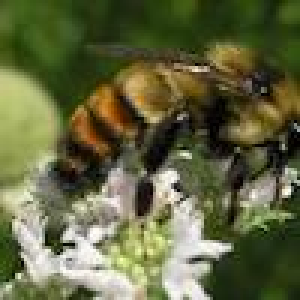
#> input picture bees1.png, 100 x 100 px, found by its file name (shown 3 times larger)
$ jupyter execute na-ve-bees-image-processing-with-pil.ipynb   (shell and % lines are left out)
#> lines starting #> are read from the running program, lines starting #| are printed output that depends on the picture
<a href="https://www.kaggle.com/code/tusharaggarwal27/na-ve-bees-image-processing-with-pil?scriptVersionId=124032944" target="_blank"></a>

<div style="color:white;
           display:fill;
           border-radius:2px;
           background-color:#F5DEB3;
           font-size:250%;
           font-family:Verdana;
           letter-spacing:0.5px">
<p style="padding: 10px;
          text-align: center;
          font-size:150%;
          color:blue;">
           🐝🍯Naïve Bees🐝🍯Learn Image Processing with PIL (Python Imaging Library)🐝🍯
</p>
<style>
        h1{text-align: center;}
 </style>

</div>

<div style="color:black;
           display:fill;
           border-radius:10px;
           background-color:orange;
           font-size:120%;
           font-family:Helvetica, Sans-Serif;
           letter-spacing:0.5px">

<p style="padding: 20px;
          text-align: center;
          color:black;">
Follow me on:

🔗 github.com/tushar2704

🔗medium.com/@tushar_aggarwal

 🔗kaggle.com/tusharaggarwal27

🔗linkedin.com/in/tusharaggarwalinseec

</p>

<div style="color:black;
           display:fill;
           border-radius:10px;
           background-color:skyblue;
           font-size:120%;
           font-family:Helvetica, Sans-Serif;
           letter-spacing:0.5px">

<p style="padding: 10px;
          text-align: left;
          color:black;">
🐝🍯Can a machine distinguish between a honey bee and a bumble bee? Being able to identify bee species from images, while challenging, would allow researchers to more quickly and effectively collect field data. In this Notebook, I will show you how to use the Python image library Pillow to load and manipulate image data also you'll learn common transformations of images and how to build them into a pipeline.

 Note:I completely brewed this notebbok from cratch, if you learn from it please upvote and cite me if sharing on other platforms.🐝🍯

</p>

<div style="color:white;
           display:fill;
           border-radius:5px;
           background-color:skyblue;
           font-size:111%;
           font-family:Helvetica, Sans-Serif;
           letter-spacing:0.5px">

<p style="padding: 10px;
          text-align: center;
          color:black;">
<p>
<em>A honey bee.</em></p>
<p>The question at hand is: can a machine identify a bee as a honey bee or a bumble bee? These bees have different <a href="http://bumblebeeconservation.org/about-bees/faqs/honeybees-vs-bumblebees/">behaviors and appearances</a>, but given the variety of backgrounds, positions, and image resolutions it can be a challenge for machines to tell them apart.</p>
<p>Being able to identify bee species from images is a task that ultimately would allow researchers to more quickly and effectively collect field data. Pollinating bees have critical roles in both ecology and agriculture, and diseases like <a href="http://news.harvard.edu/gazette/story/2015/07/pesticide-found-in-70-percent-of-massachusetts-honey-samples/">colony collapse disorder</a> threaten these species. Identifying different species of bees in the wild means that we can better understand the prevalence and growth of these important insects.</p>
<p>
<em>A bumble bee.</em></p>
</p>

<div style="color:white;
           display:fill;
           border-radius:5px;
           background-color:orange;
           font-size:120%;
           font-family:Helvetica, Sans-Serif;
           letter-spacing:0.5px">

<p style="padding: 10px;
          text-align: center;
          color:black;">
Importing the required libraries

</p>

[cell 1]
from pathlib import Path # Used to change filepaths
# We set up matplotlib, pandas, and the display function
import matplotlib.pyplot as plt
from IPython.display import display
import pandas as pd
import numpy as np

from PIL import Image # import Image from PIL so we can use it later

<div style="color:white;
           display:fill;
           border-radius:5px;
           background-color:orange;
           font-size:120%;
           font-family:Helvetica, Sans-Serif;
           letter-spacing:0.5px">

<p style="padding: 10px;
          text-align: center;
          color:black;">
Generating the test_data

</p>

[cell 2]
test_data= np.random.beta(1,1, size=(100, 100, 3))

# displaying the test_data
plt.imshow(test_data)
#> (this line was passed over: IPython is not available in this run)

<div style="color:black;
           display:fill;
           border-radius:2px;
           background-color:#F5DEB3;
           font-size:111%;
           font-family:Helvetica, Sans-Serif;
           letter-spacing:0.5px">
<p style="padding: 10px;
          text-align: center;
          font-size:111%;
          color:blue;">
           Now that we have all of our imports ready, it is time to work with some real images.

Pillow is a very flexible image loading and manipulation library. It works with many different image formats, for example, .png, .jpg, .gif and more. For most image data, one can work with images using the Pillow library (which is imported as PIL).

Now we want to load an image, display it in the notebook, and print out the dimensions of the image. By dimensions, we mean the width of the image and the height of the image. These are measured in pixels. The documentation for Image in Pillow gives a comprehensive view of what this object can do.
Please find images at https://www.kaggle.com/datasets/tusharaggarwal27/beesimage
</p>
<style>
        h1{text-align: center;}
 </style>

</div>

<div style="color:white;
           display:fill;
           border-radius:5px;
           background-color:orange;
           font-size:120%;
           font-family:Helvetica, Sans-Serif;
           letter-spacing:0.5px">

<p style="padding: 10px;
          text-align: center;
          color:black;">
Opening images with PIL

</p>

[cell 3]
img = Image.open('/kaggle/input/beesimage/bees1.png') # opening the image
#> img is the input picture: PIL image 100x100 RGB; mean R, G, B 98.5, 101.7, 64.7

img_size = img.size # Getting the image size
#> img_size = (100, 100)

print("The image size is: {}".format(img_size))
#| The image size is: (100, 100)

img

<div style="color:white;
           display:fill;
           border-radius:5px;
           background-color:orange;
           font-size:120%;
           font-family:Helvetica, Sans-Serif;
           letter-spacing:0.5px">

<p style="padding: 10px;
          text-align: center;
          color:black;">
 Image manipulation with PIL

</p>

<div style="color:black;
           display:fill;
           border-radius:2px;
           background-color:#F5DEB3;
           font-size:111%;
           font-family:Helvetica, Sans-Serif;
           letter-spacing:0.5px">
<p style="padding: 10px;
          text-align: center;
          font-size:111%;
          color:blue;">
           Pillow has a number of common image manipulation tasks built into the library. For example, one may want to resize an image so that the file size is smaller. Or, perhaps, convert an image to black-and-white instead of color. Operations that Pillow provides include:resizing,cropping,rotating,flipping.
    converting to greyscale (or other <a href="https://pillow.readthedocs.io/en/5.1.x/handbook/concepts.html#concept-modes">color modes</a>)
    Often, these kinds of manipulations are part of the pipeline for turning a small number of images into more images to create training data for machine learning algorithms. This technique is called <a href="http://cs231n.stanford.edu/reports/2017/pdfs/300.pdf">data augmentation</a>, and it is a common technique for image classification.
</p>
<style>
        h1{text-align: center;}
 </style>

</div>

[cell 4]
# Cropping the image to 25, 25, 75, 75
img_cropped = img.crop([25, 25, 75, 75])
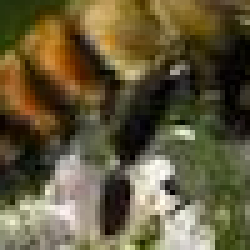
#> img_cropped: PIL image 50x50 RGB (shown 5 times larger); mean R, G, B 98.6, 89.2, 59.4
display(img_cropped)

# Rotating the image by 45 degrees
img_rotated = img.rotate(45, expand=[25])
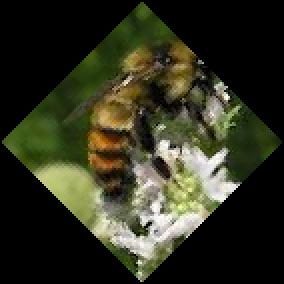
#> img_rotated: PIL image 142x142 RGB (shown 2 times larger); mean R, G, B 48.6, 50.2, 32
display(img_rotated)

# flip the image left to right
img_flipped = img.transpose(Image.FLIP_LEFT_RIGHT)
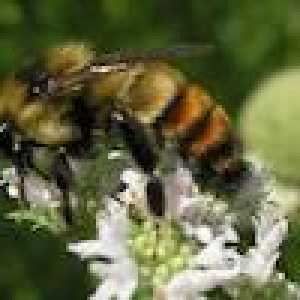
#> img_flipped: PIL image 100x100 RGB (shown 3 times larger); mean R, G, B 98.5, 101.7, 64.7
display(img_flipped)

<div style="color:white;
           display:fill;
           border-radius:5px;
           background-color:orange;
           font-size:120%;
           font-family:Helvetica, Sans-Serif;
           letter-spacing:0.5px">

<p style="padding: 10px;
          text-align: center;
          color:black;">
 Images as arrays of data

</p>

<div style="color:black;
           display:fill;
           border-radius:2px;
           background-color:#F5DEB3;
           font-size:111%;
           font-family:Helvetica, Sans-Serif;
           letter-spacing:0.5px">
<p style="padding: 10px;
          text-align: center;
          font-size:111%;
          color:blue;">
      What is an image? So far, PIL has handled loading images and displaying them. However, if we're going to use images as data, we need to understand what that data looks like.
Most image formats have three color "channels": red, green, and blue (some images also have a fourth channel called "alpha" that controls transparency). For each pixel in an image, there is a value for every channel. The way this is represented as data is as a three-dimensional matrix. The width of the matrix is the width of the image, the height of the matrix is the height of the image, and the depth of the matrix is the number of channels. So, as we saw, the height and width of our image are both 100 pixels. This means that the underlying data is a matrix with the dimensions 100x100x3.


</p>

<style>
        h1{text-align: center;}
 </style>

</div>

[cell 5]
# Turning our image object into a NumPy array
img_data = np.array(img)

# getting the shape of the resulting array
img_data_shape = img_data.shape
#> img_data_shape = (100, 100, 3)

print("Our NumPy array has the shape: {}".format(img_data_shape))
#| Our NumPy array has the shape: (100, 100, 3)

# plotting the data with `imshow`
plt.imshow(img_data)
#> (this line was passed over: IPython is not available in this run)
plt.show()

# plotting the red channel
plt.imshow(img_data[:,:,0], cmap=plt.cm.Reds_r)
#> (this line was passed over: IPython is not available in this run)
plt.show()

# plotting the green channel
plt.imshow(img_data[:,:,1], cmap=plt.cm.Greens_r)
#> (this line was passed over: IPython is not available in this run)
plt.show()

# plotting the blue channel
plt.imshow(img_data[:,:,2], cmap=plt.cm.Blues_r)
#> (this line was passed over: IPython is not available in this run)
plt.show()

<div style="color:white;
           display:fill;
           border-radius:5px;
           background-color:orange;
           font-size:120%;
           font-family:Helvetica, Sans-Serif;
           letter-spacing:0.5px">

<p style="padding: 10px;
          text-align: center;
          color:black;">
Exploring the color channels

</p>

<div style="color:black;
           display:fill;
           border-radius:2px;
           background-color:#F5DEB3;
           font-size:111%;
           font-family:Helvetica, Sans-Serif;
           letter-spacing:0.5px">
<p style="padding: 10px;
          text-align: center;
          font-size:111%;
          color:blue;">
      Color channels can help provide more information about an image. A picture of the ocean will be more blue, whereas a picture of a field will be more green. This kind of information can be useful when building models or examining the differences between images.
    We'll look at the <a href="https://en.wikipedia.org/wiki/Kernel_density_estimation">kernel density estimate</a> for each of the color channels on the same plot so that we can understand how they differ.
    When we make this plot, we'll see that a shape that appears further to the right means more of that color, whereas further to the left means less of that color.
</p>

<style>
        h1{text-align: center;}
 </style>

</div>

[cell 6]
def plot_kde(channel, color):
    """ Plots a kernel density estimate for the given data.

        `channel` must be a 2d array
        `color` must be a color string, e.g. 'r', 'g', or 'b'
    """
    data = channel.flatten()
    return pd.Series(data).plot.density(c=color)

# creating the list of channels
channels = (['r', 'g', 'b'])

def plot_rgb(image_data):
    # using enumerate to loop over colors and indexes
    for ix, color in enumerate(channels):
        plot_kde(img_data[:,:,ix], color)

    plt.show()

plot_rgb(img_data)
#> (the call stopped at in plot_kde, `return pd.Series(data).plot.density(c=color)`: IPython is not available in this run)

<div style="color:white;
           display:fill;
           border-radius:5px;
           background-color:orange;
           font-size:120%;
           font-family:Helvetica, Sans-Serif;
           letter-spacing:0.5px">

<p style="padding: 10px;
          text-align: center;
          color:black;">
Honey bees and bumble bees (i)

</p>

<div style="color:black;
           display:fill;
           border-radius:2px;
           background-color:#F5DEB3;
           font-size:111%;
           font-family:Helvetica, Sans-Serif;
           letter-spacing:0.5px">
<p style="padding: 10px;
          text-align: center;
          font-size:111%;
          color:blue;">
     Now we'll look at two different images and some of the differences between them. The first image is of a honey bee, and the second image is of a bumble bee.First, let's look at the honey bee.
</p>

<style>
        h1{text-align: center;}
 </style>

</div>

[cell 7]
# loading image2 as honey
honey= Image.open('/kaggle/input/beesimage/bees2.png')
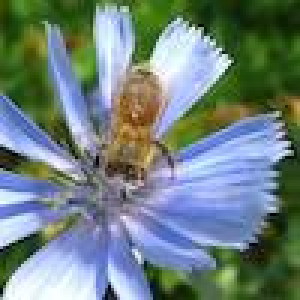
#> input picture bees2.png, 100 x 100 px, found by its file name (shown 3 times larger)
#> honey is the input picture: PIL image 100x100 RGB; mean R, G, B 110.9, 129.5, 126.5

# displaying the honey bee image
display(honey)

# NumPy array of the honey bee image data
honey_data = np.array(honey)

# plotting the rgb densities for the honey bee image
plot_rgb(honey_data)
#> (the call stopped at in plot_kde, `return pd.Series(data).plot.density(c=color)`: IPython is not available in this run)
